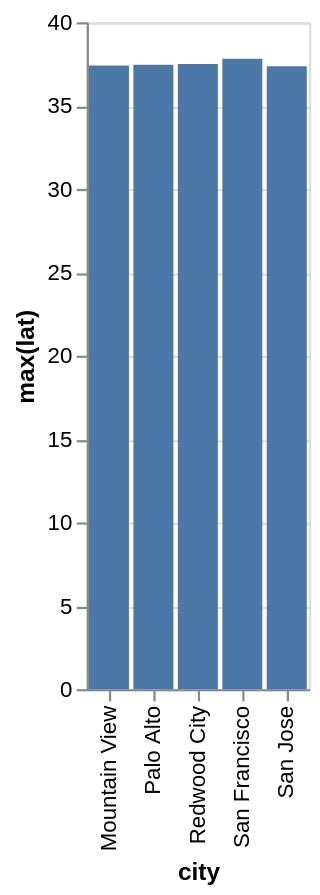

This figure's Vega-Lite source:
### Vega-Lite specification from a JSON file in a GitHub repository (floating-point values rounded to 4 significant figures)
{"data": {"values": [{"x_data": "Mountain View", "y_data": 37.41}, {"x_data": "Palo Alto", "y_data": 37.45}, {"x_data": "Redwood City", "y_data": 37.49}, {"x_data": "San Francisco", "y_data": 37.8}, {"x_data": "San Jose", "y_data": 37.35}]}, "mark": "bar", "encoding": {"x": {"field": "x_data", "type": "nominal", "title": "city", "sort": "ascending"}, "y": {"field": "y_data", "type": "quantitative", "title": "max(lat)"}}}
